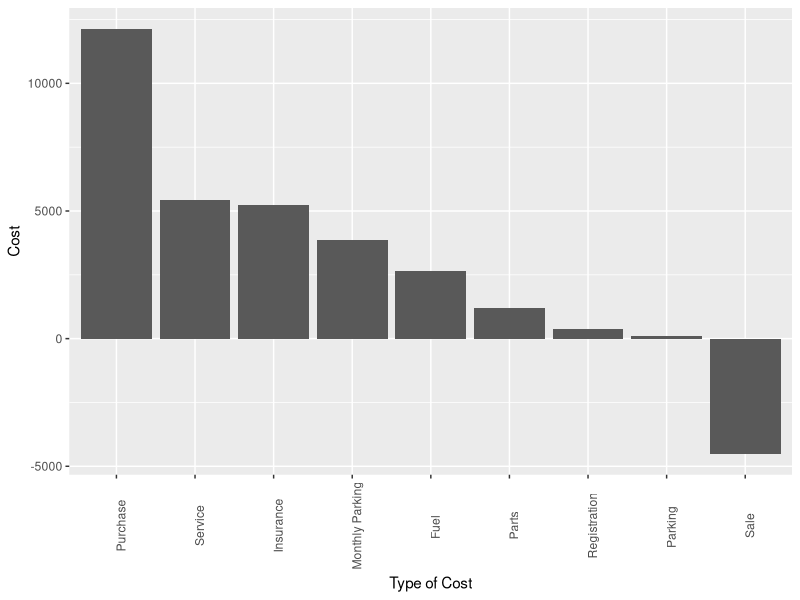
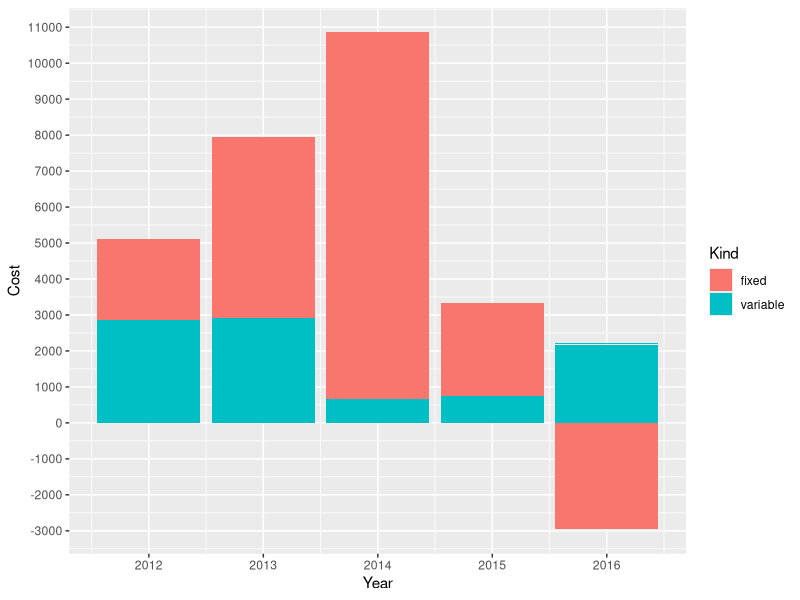
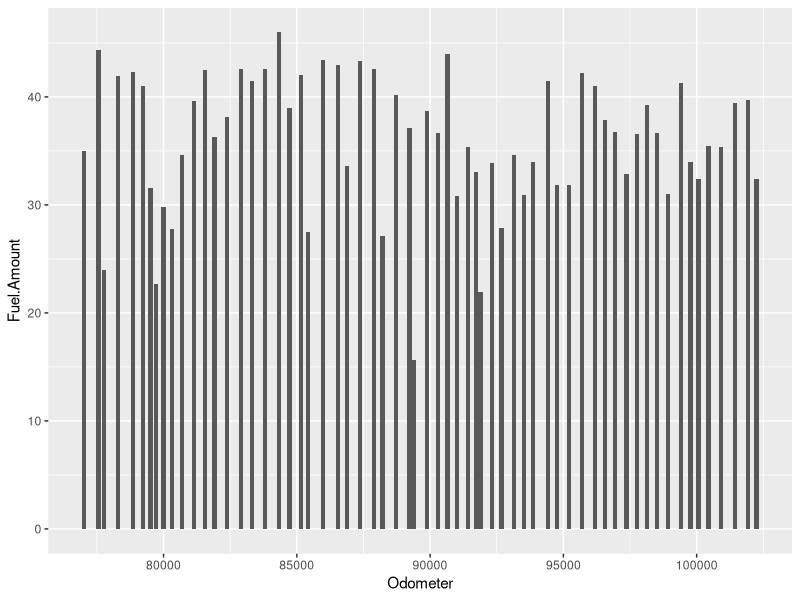

Source code (R) for these figures, in order:
## ---- chunk 1
knitr::opts_chunk$set(echo = TRUE,
                      dpi=250)
library(dplyr)
library(magrittr)
library(ggplot2)
library(lubridate)
## ---- chunk 2
fuel <- read.csv("data/Mazda3.csv")

fuel$Distance <- c(-diff(fuel$Odometer),NA)
fuel$L.100km <- fuel$Fuel.Amount / fuel$Distance * 100
summary(fuel)

service <- read.csv("data/Service.csv")
summary(service)
fixed <- read.csv("data/Fixed.csv")
summary(fixed)
parking <- read.csv("data/Parking.csv")
summary(parking)

## ---- chunk 3
totals <- summarise(group_by(fixed, Type), Cost = sum(Cost))
totals <- rbind(totals, summarise(group_by(service, Type), Cost = sum(Cost)))
totals <- rbind(totals, data.frame(Type = "Fuel", Cost = sum(fuel$Total.Cost)))
totals <- rbind(totals, data.frame(Type = "Parking", Cost = sum(parking$Cost)))
totals
sum(totals$Cost)
## ---- chunk 4
p <- ggplot(totals, aes(x = reorder(Type, -Cost), y = Cost))
p + geom_bar(stat = "identity", position = "identity") +
  xlab("Type of Cost") + theme(axis.text.x = element_text(angle=90))
## ---- chunk 5
a <- summarise(group_by(fixed, year(Date)), Cost = sum(Cost), Kind = "fixed")
b <- summarise(group_by(service, year(Date)), Cost = sum(Cost), Kind = "variable")
c <- summarise(group_by(fuel, year(Date)), Cost = sum(Total.Cost), Kind = "variable")
d <- summarise(group_by(parking, year(Date)), Cost = sum(Cost), Kind = "variable")

t <- bind_rows(list(a,b,c,d))
names(t)[1] = "Year"

p <- ggplot()
p + geom_bar(data = subset(t, Cost >= 0), aes(x = Year, y= Cost, fill = Kind), stat= "identity") + 
  geom_bar(data = subset(t, Cost < 0), aes(x = Year, y= Cost, fill = Kind), stat= "identity", position = "identity") +
  scale_y_continuous(breaks = seq(-3000, 11000, 1000))
## ---- chunk 6
q <- ggplot(fuel, aes(x=Odometer, y=Fuel.Amount))
q + geom_bar(stat="identity")
